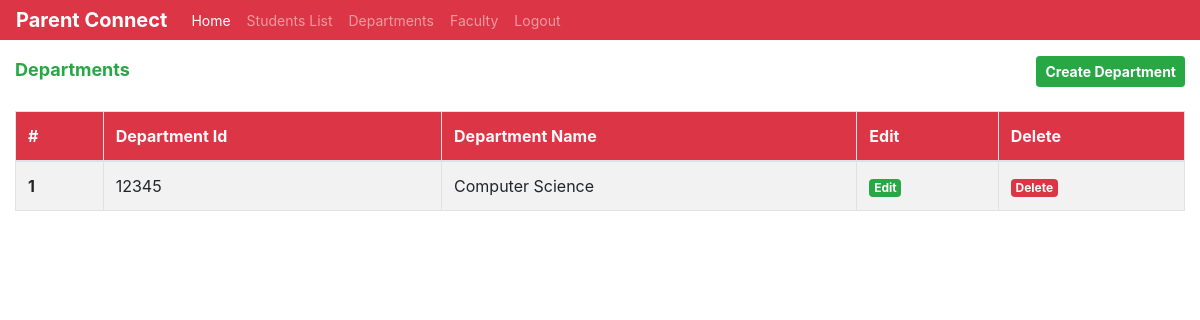
The page /admin/departments.php on the database as committed earlier.
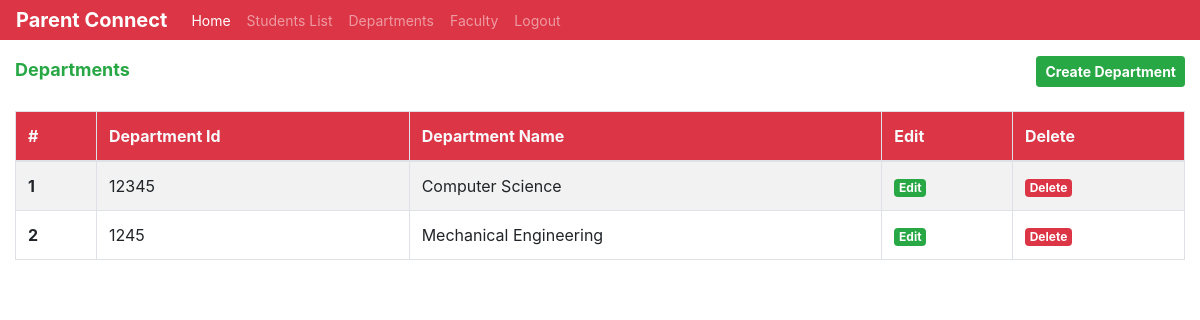
The same page on the database as committed later.
### tables this page shows
CREATE TABLE IF NOT EXISTS `departments` (
  `id` int(11) NOT NULL AUTO_INCREMENT,
  `deptId` varchar(10) NOT NULL,
  `department_name` varchar(100) NOT NULL,
  `password` varchar(100) NOT NULL DEFAULT 'Password@123',
  PRIMARY KEY (`deptId`),
  UNIQUE KEY `id` (`id`)
);

### admin/departments.php (the view, shortened to what this page needs)
<?php
include('./admin_header.php');
include('../db/dbcon.php');
$result = mysqli_query($con, 'SELECT * FROM `departments`') or die(mysqli_error($con));
$department_count = mysqli_num_rows($result);
?>
<!DOCTYPE html>
<html lang="en">
<head>
</head>
<body>
    <div class="container-fluid">
        <div class="row mt-3">
            <div class="col-md-8">
                <p class="page-title font-weight-bold text-success m-0">Departments</p>
            </div>
            <div class="col-md-4 text-right">
                <a href="./create_department.php" class="btn btn-sm btn-success font-weight-bold">Create Department</a>
            </div>
        </div>
        <div class="mt-4">
            <?php
            if ($department_count === 0) {
            ?>
                <div class="text-center">
                    <img src="./../images/no-data.png" alt="No Data" width="300px">
                    <p class="text-muted font-weight-bold m-0">No departments found</p>
                </div>
            <?php
            } else {
            ?>
                <table class="table table-bordered table-striped">
                    <thead>
                        <tr class="bg-danger text-light">
                            <th scope="col">#</th>
                            <th scope="col">Department Id</th>
                            <th scope="col">Department Name</th>
                            <th scope="col">Edit</th>
                            <th scope="col">Delete</th>
                        </tr>
                    </thead>
                    <tbody>
                        <?php
                        $count = 0;
                        while ($row = mysqli_fetch_array($result)) {
                            $count = $count + 1;
                        ?>
                            <tr>
                                <th scope="row"><?php echo $count; ?></th>
                                <td><?php echo $row[1]; ?></td>
                                <td><?php echo $row[2]; ?></td>
                                <td><a href="./update_department.php?id=<?php echo $row[0]; ?>" class="badge badge-success">Edit</a></td>
                                <td><a href="./departments.php?id=<?php echo $row[0]; ?>" class="badge badge-danger">Delete</a></td>
                            </tr>
                        <?php
                        }
                        ?>
                    </tbody>
                </table>
            <?php
            }
            ?>
        </div>
    </div>
</body>
</html>

Rows that differ between the two databases and show on the page:
added departments: deptId "1245", department_name "Mechanical Engineering"
